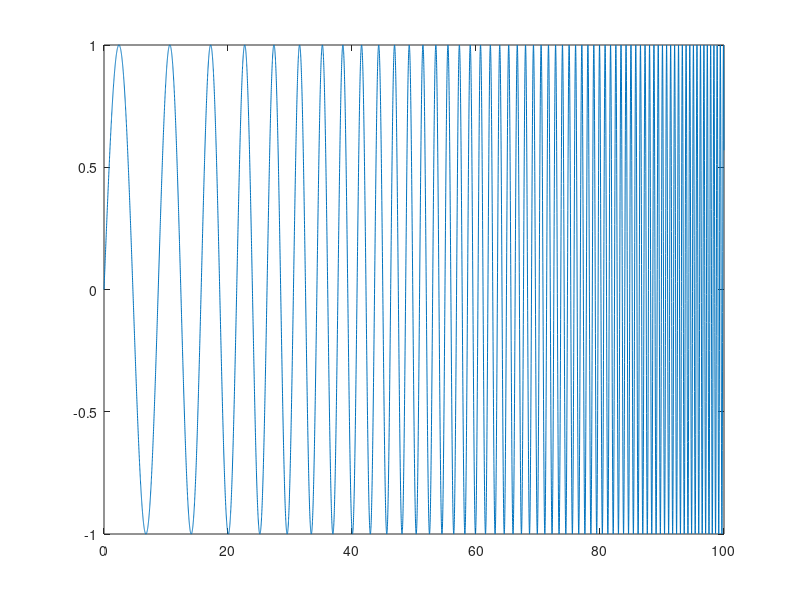

This chart was generated by the following MATLAB code:
a = 1/10;
b = 1;
start = 0;
slut = 100;
fs = b*100;
t = 0:1/fs:100;
y = 0.79*chirp(t, a, t(end), b,'logarithmic');
plot(t, y, 'b*-');
%%
fs = 100; % sample rate
f1 = 1/10; % start freq
f2 = 2; % end freq
T = 100; %second run time 
 
w1=2*pi*f1;
w2=2*pi*f2;
t=0:1/fs:(T*fs-1)/fs;
K=T*w1/log(w2/w1);
L=T/log(w2/w1);
sweep=sin(K.*(exp(t./L)-1)); %sweep data set
csvwrite('newFreqSweep100S_ONETEENTHtoTWO.csv',sweep);
plot(t,sweep)
